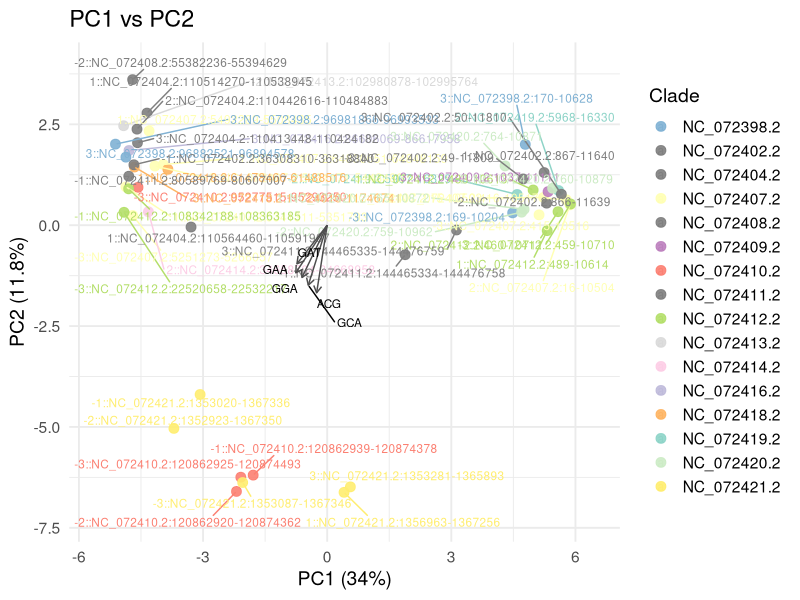
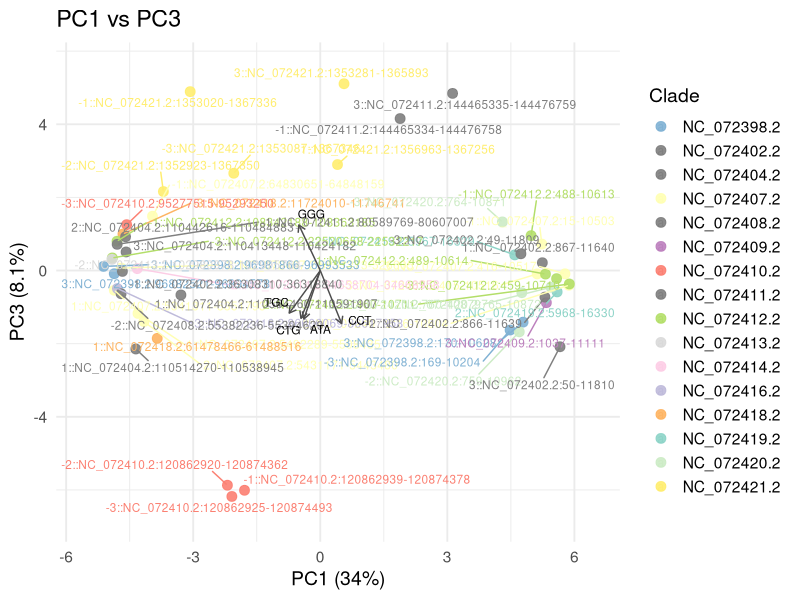
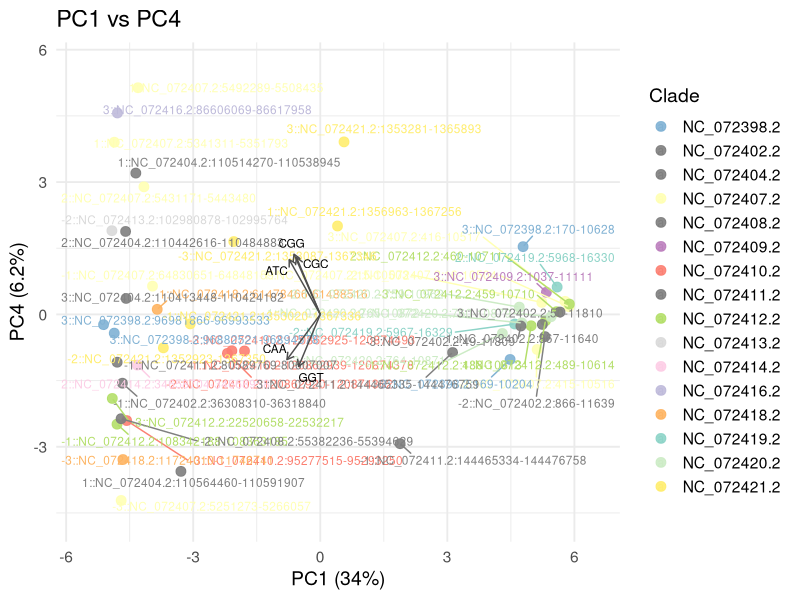
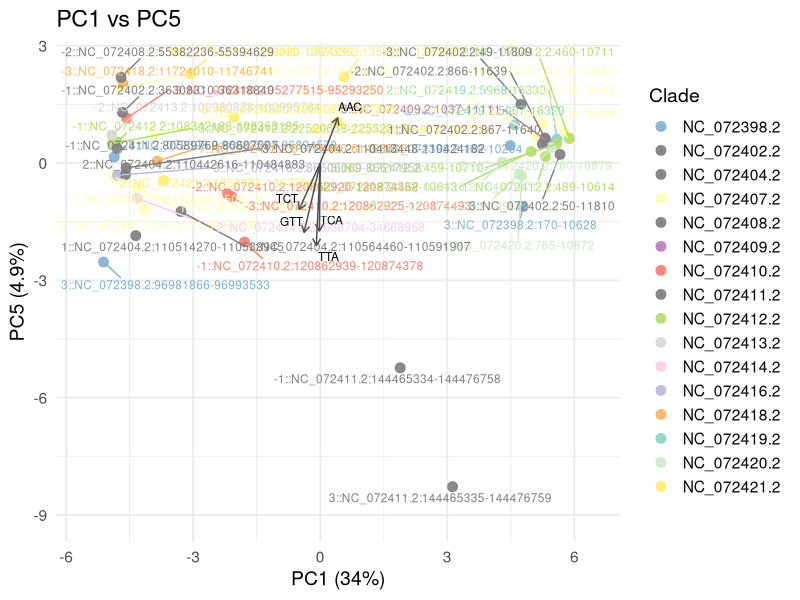
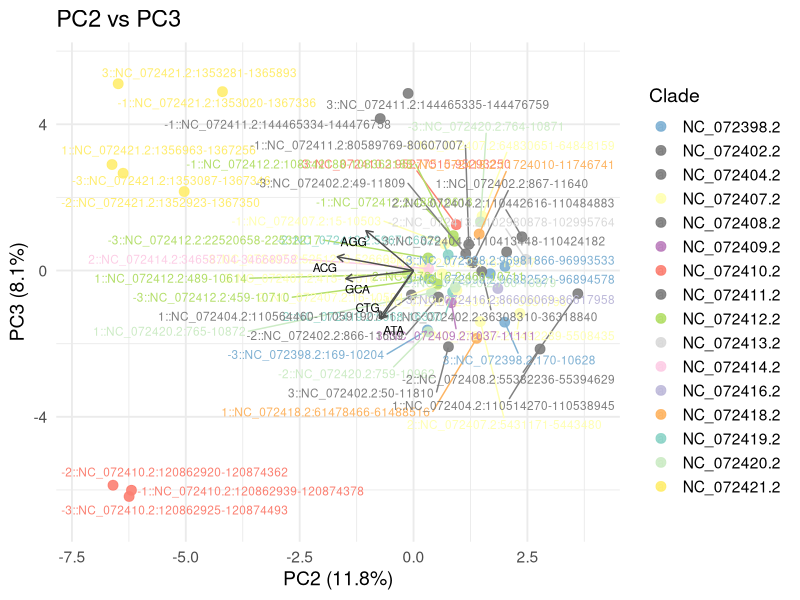
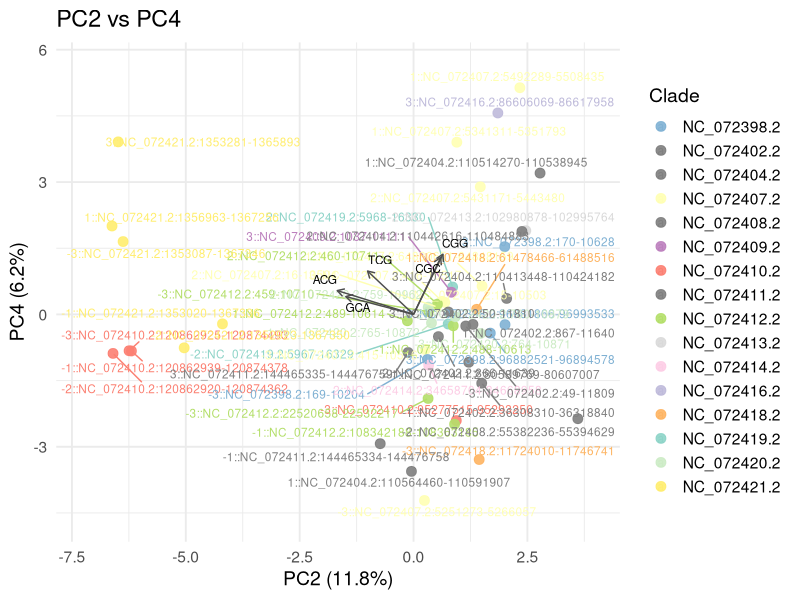
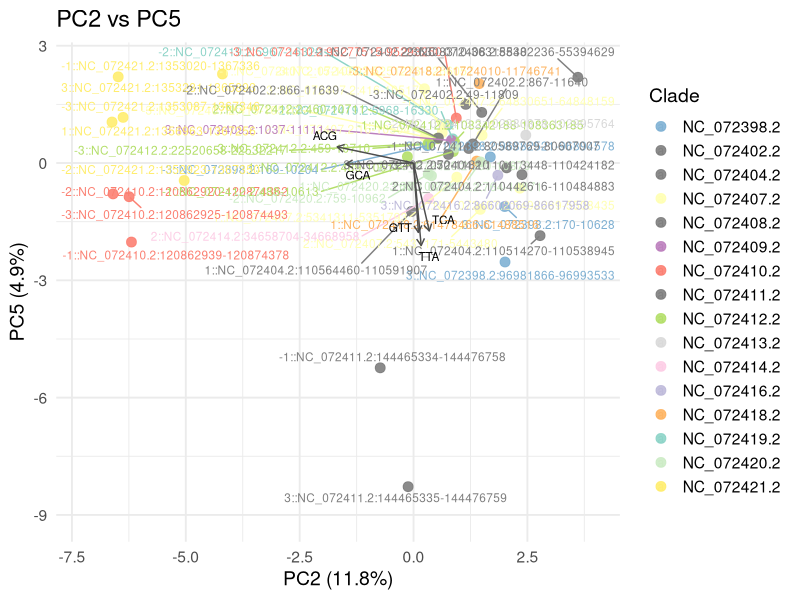
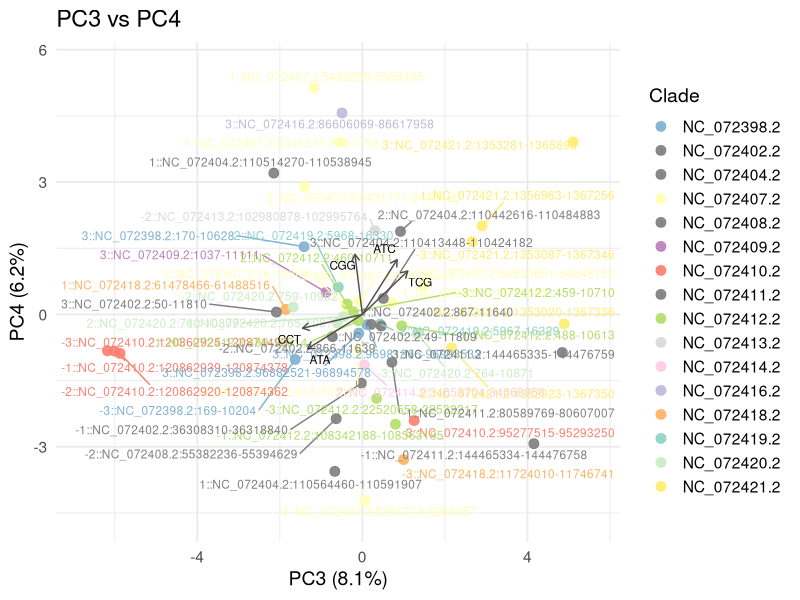

Reproduce these figures in R, in order.
# Load required libraries
library(ggplot2)
library(dplyr)
library(tidyr)
library(ggrepel)
library(RColorBrewer)

# Read RSCU data
rscu <- read.table("rscu.tsv", header = TRUE, sep = "\t", stringsAsFactors = FALSE)

# Pivot to wide format
rscu_wide <- rscu %>%
  select(clade, species, codon, rscu) %>%
  pivot_wider(names_from = codon, values_from = rscu, values_fill = 0)

# Extract metadata and numeric matrix
metadata <- rscu_wide %>% select(species, clade)
rscu_matrix <- rscu_wide %>% select(-species, -clade)

# Remove columns with zero variance
rscu_matrix_filtered <- rscu_matrix[, apply(rscu_matrix, 2, var) != 0]

# PCA
pca <- prcomp(rscu_matrix_filtered, scale. = TRUE)
expl <- summary(pca)$importance[2, ]
pca_df <- as.data.frame(pca$x)
pca_df$species <- metadata$species
pca_df$clade <- metadata$clade

# Loadings
loadings <- as.data.frame(pca$rotation)
loadings$codon <- rownames(loadings)

# Define color palette
clades <- unique(pca_df$clade)
n_clades <- length(clades)
palette_colors <- setNames(brewer.pal(max(n_clades, 15), "Set3")[1:n_clades], clades)

# Function to generate individual PCA plots and save as high-res PDF
plot_and_save_pca <- function(df, loadings, x, y, outname, top_n = 5) {
  pcx <- as.numeric(sub("PC", "", x))
  pcy <- as.numeric(sub("PC", "", y))

  # Codon loadings
  loading_df <- loadings %>%
    select(codon, !!x, !!y) %>%
    rename(xload = !!x, yload = !!y) %>%
    mutate(magnitude = xload^2 + yload^2) %>%
    arrange(desc(magnitude)) %>%
    slice_head(n = top_n) %>%
    mutate(xend = xload * 5, yend = yload * 5)

  # Calculate axis expansion
  xlim <- range(df[[x]]) * 1.1
  ylim <- range(df[[y]]) * 1.1

  # PCA plot
  p <- ggplot(df, aes_string(x = x, y = y, color = "clade", label = "species")) +
    geom_point(size = 3, alpha = 0.9) +
    geom_text_repel(size = 3, max.overlaps = 100) +
    scale_color_manual(values = palette_colors) +
    theme_minimal(base_size = 14) +
    labs(
      title = paste(x, "vs", y),
      x = paste0(x, " (", round(expl[pcx]*100, 1), "%)"),
      y = paste0(y, " (", round(expl[pcy]*100, 1), "%)"),
      color = "Clade"
    ) +
    geom_segment(
      data = loading_df,
      aes(x = 0, y = 0, xend = xend, yend = yend),
      arrow = arrow(length = unit(0.2, "cm")),
      inherit.aes = FALSE,
      color = "gray30"
    ) +
    geom_text_repel(
      data = loading_df,
      aes(x = xend, y = yend, label = codon),
      size = 3,
      inherit.aes = FALSE,
      max.overlaps = 100
    ) +
    xlim(xlim) + ylim(ylim)

  # Save high-resolution PDF
  ggsave(outname, plot = p, width = 12, height = 10, dpi = 600)
}

# List of all PC pair combinations up to PC5
pcs <- paste0("PC", 1:5)
combinations <- combn(pcs, 2, simplify = FALSE)

# Generate and save plots
for (pair in combinations) {
  x <- pair[1]
  y <- pair[2]
  filename <- paste0("PCA_", x, "_", y, ".pdf")
  plot_and_save_pca(pca_df, loadings, x, y, filename, top_n = 5)
}
